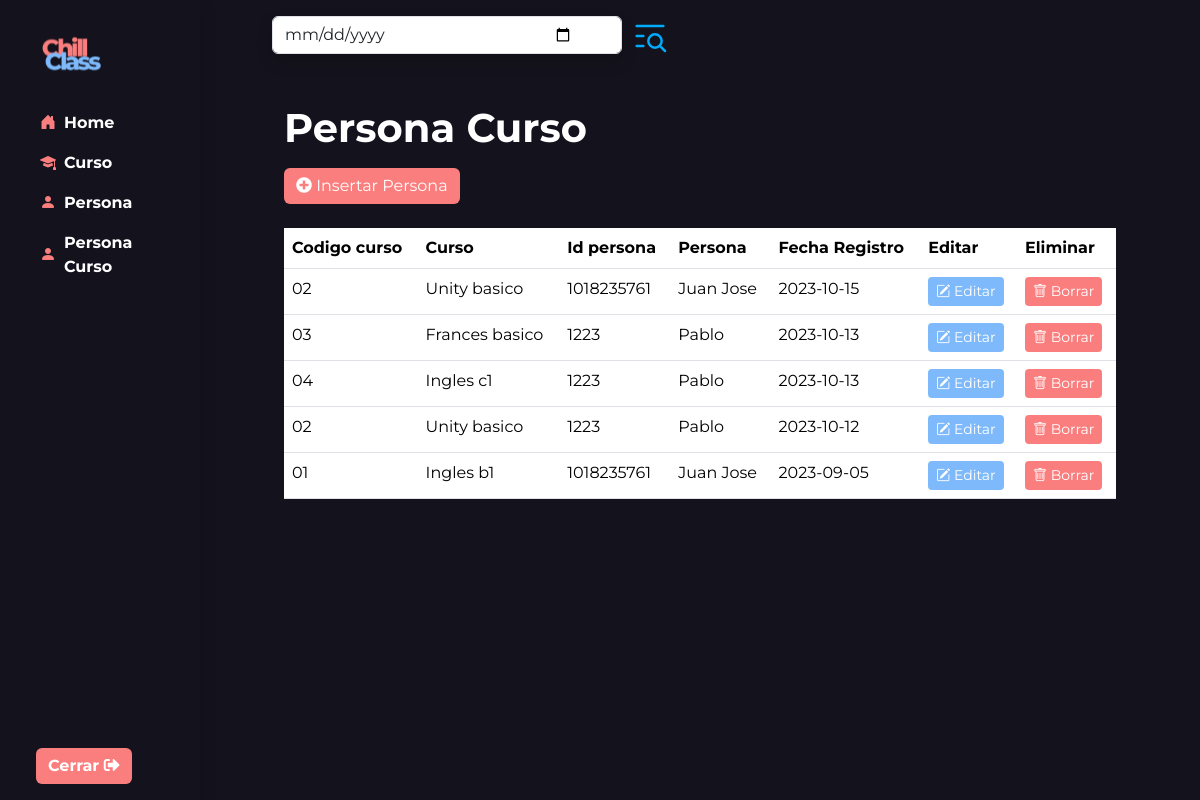
Page /crud_profesor/persona_curso_profesor/persona_curso.php on the committed database.
### tables this page shows
CREATE TABLE `persona_curso` (
  `cod_curso` varchar(10) NOT NULL,
  `id_persona` int(12) NOT NULL,
  `fecha_registro` date NOT NULL,
  PRIMARY KEY (`cod_curso`,`id_persona`),
  KEY `id_persona` (`id_persona`),
  CONSTRAINT `persona_curso_ibfk_1` FOREIGN KEY (`cod_curso`) REFERENCES `curso` (`cod_curso`),
  CONSTRAINT `persona_curso_ibfk_2` FOREIGN KEY (`id_persona`) REFERENCES `persona` (`id_persona`)
);

CREATE TABLE `curso` (
  `cod_curso` varchar(10) NOT NULL,
  `descripcion` varchar(50) NOT NULL,
  `cod_academia` varchar(10) DEFAULT NULL,
  `fecha_creacion` datetime DEFAULT NULL,
  `duracion_curso` int(3) DEFAULT NULL,
  `cod_tematica` varchar(10) DEFAULT NULL,
  `cod_estado` varchar(10) DEFAULT NULL,
  `video` varchar(200) NOT NULL,
  PRIMARY KEY (`cod_curso`),
  KEY `cod_academia` (`cod_academia`),
  KEY `cod_tematica` (`cod_tematica`),
  KEY `cod_estado` (`cod_estado`),
  CONSTRAINT `curso_ibfk_1` FOREIGN KEY (`cod_academia`) REFERENCES `academia` (`cod_academia`),
  CONSTRAINT `curso_ibfk_2` FOREIGN KEY (`cod_tematica`) REFERENCES `tematica` (`cod_tematica`),
  CONSTRAINT `curso_ibfk_3` FOREIGN KEY (`cod_estado`) REFERENCES `estado` (`cod_estado`)
);

CREATE TABLE `persona` (
  `id_persona` int(12) NOT NULL,
  `nombre` varchar(50) DEFAULT NULL,
  `apellido` varchar(50) DEFAULT NULL,
  `edad` int(3) DEFAULT NULL,
  `cod_genero` varchar(10) DEFAULT NULL,
  `contrasena` varchar(20) DEFAULT NULL,
  `tipo_persona` varchar(10) DEFAULT NULL,
  PRIMARY KEY (`id_persona`),
  KEY `tipo_persona` (`tipo_persona`),
  KEY `cod_genero` (`cod_genero`),
  CONSTRAINT `persona_ibfk_1` FOREIGN KEY (`tipo_persona`) REFERENCES `tipo_persona` (`tipo_persona`),
  CONSTRAINT `persona_ibfk_2` FOREIGN KEY (`tipo_persona`) REFERENCES `tipo_persona` (`tipo_persona`),
  CONSTRAINT `persona_ibfk_3` FOREIGN KEY (`cod_genero`) REFERENCES `genero` (`cod_genero`)
);

### crud_profesor/persona_curso_profesor/persona_curso.php (the view, shortened to what this page needs)
<?php
$mysql_host = 'localhost';
$mysql_user = 'root';
$password = '';
$dbhandle = mysqli_connect($mysql_host, $mysql_user, $password) or die('Problemas de conexion BD');
if (empty($_GET['buscar'])) {
    $result = mysqli_query($dbhandle, "SELECT b.id_persona, b.nombre, d.cod_curso, d.descripcion, a.fecha_registro FROM persona_curso a, persona b, curso d WHERE b.id_persona = a.id_persona AND d.cod_curso = a.cod_curso order by a.fecha_registro DESC") or die(mysqli_error($dbhandle));
}
?>
<!DOCTYPE html>
<html>
<!DOCTYPE html>
<html lang="es">
<head>
    <link rel="stylesheet" href="../../assets/styles/normalize.css">
    <link rel="stylesheet" href="../../assets/styles/styles.css">
    <link rel="stylesheet" href="../../assets/libs/node_modules/bootstrap/dist/css/bootstrap.css">
    <link rel="stylesheet" href="https://pro.fontawesome.com/releases/v5.10.0/css/all.css" />
    <link rel="stylesheet" href="https://cdn.jsdelivr.net/npm/bootstrap-icons@1.10.5/font/bootstrap-icons.css">
</head>
<body class="oscuro">
    <header class="header">
        <form id="forma" name="forma" action="persona_curso.php">
            <div class="container-fluid">
                <div class="row flex-nowrap">
                    <?php include("../../components/sidebar.php") ?>
                    <div class="col py-3">
                        <div class="container">
                            <div class="buscar d-flex p-5 pt-0 pb-0 container">
                                <div class="buscar1">
                                    <input type="date" id="buscar" name="buscar" class="input-categorias shadow form-control pe-5 me-2" style="width: 350px;">
                                </div>
                                <div class="buscar2 ">
                                    <a href="#">
                                    </a>
                                </div>
                            </div>
                            <div class="p-5 tx-blanco">
                                <div class="container">
                                    <h1 class="fw-bold">Persona Curso</h1>
                                    <a href="./insertar_persona_curso.php" class="btn btn-primary mt-2"><i class="fas fa-plus-circle"></i> Insertar Persona</a>
                                    <div class="table-responsive mt-4 ">
                                        <table class="table">
                                            <thead>
                                                <tr class="tx-blanco">
                                                    <th>Codigo curso</th>
                                                    <th>Curso</th>
                                                    <th>Id persona</th>
                                                    <th>Persona</th>
                                                    <th>Fecha Registro</th>
                                                    <th>Editar</th>
                                                    <th>Eliminar</th>
                                                </tr>
                                            </thead>
                                            <tbody class="tx-blanco">
                                                <?php
                                                while ($row = mysqli_fetch_array($result, MYSQLI_ASSOC)) {
                                                    echo "<tr>";
                                                    echo "<td>" . $row['cod_curso'] . "</td>";
                                                    echo "<td>" . $row['descripcion'] . "</td>";
                                                    echo "<td>" . $row['id_persona'] . "</td>";
                                                    echo "<td>" . $row['nombre'] . "</td>";
                                                    echo "<td>" . $row['fecha_registro'] . "</td>";
                                                    echo "<td><a href='editar_persona_curso.php?code=" . $row['id_persona'] . "&curso=" . $row['cod_curso'] . "' class='btn btn-secondary btn-sm bolder'><i class='bi bi-pencil-square'></i> Editar</a></td>";
                                                    echo "<td><a href='#' onclick='preguntar(\"" . $row['id_persona'] . "\",\"" . $row['cod_curso'] . "\")' class='btn btn-primary btn-sm'><i class='bi bi-trash'></i> Borrar</a></td>";
                                                    echo "</tr>";
                                                }
                                                ?>
                                            </tbody>
                                        </table>
                                    </div>
                                </div>
                            </div>
                        </div>
                    </div>
                </div>
            </div>
        </form>
    </header>
</body>
</html>

### assets/styles/styles.css (style rules this page uses)
:root { --Light-Blue: #7EBAFB; --Ligt-Pink: #FB7E7E; --Gray-Nigt: #14121C; --Gray-Nigt-Input: rgba(20, 18, 28, 0.9); --White: #FFFFFF; --Black: #000000; }
* { font-family: 'Montserrat', sans-serif; }
.oscuro { background: var(--Gray-Nigt) !important; }
.tx-blanco { color: var(--White) !important; }
.btn-primary { background: var(--Ligt-Pink) !important; border: var(--Ligt-Pink) !important; }
.btn-secondary { background: var(--Light-Blue) !important; border: var(--Light-Blue) !important; }

### rows in the picture
persona_curso: cod_curso.cod_curso "02", cod_curso.descripcion "Unity basico", id_persona.id_persona "1018235761", id_persona.nombre "Juan Jose", fecha_registro "2023-10-15"
persona_curso: cod_curso.cod_curso "03", cod_curso.descripcion "Frances basico", id_persona.id_persona "1223", id_persona.nombre "Pablo", fecha_registro "2023-10-13"
persona_curso: cod_curso.cod_curso "04", cod_curso.descripcion "Ingles c1", id_persona.id_persona "1223", id_persona.nombre "Pablo", fecha_registro "2023-10-13"
persona_curso: cod_curso.cod_curso "02", cod_curso.descripcion "Unity basico", id_persona.id_persona "1223", id_persona.nombre "Pablo", fecha_registro "2023-10-12"
persona_curso: cod_curso.cod_curso "01", cod_curso.descripcion "Ingles b1", id_persona.id_persona "1018235761", id_persona.nombre "Juan Jose", fecha_registro "2023-09-05"
